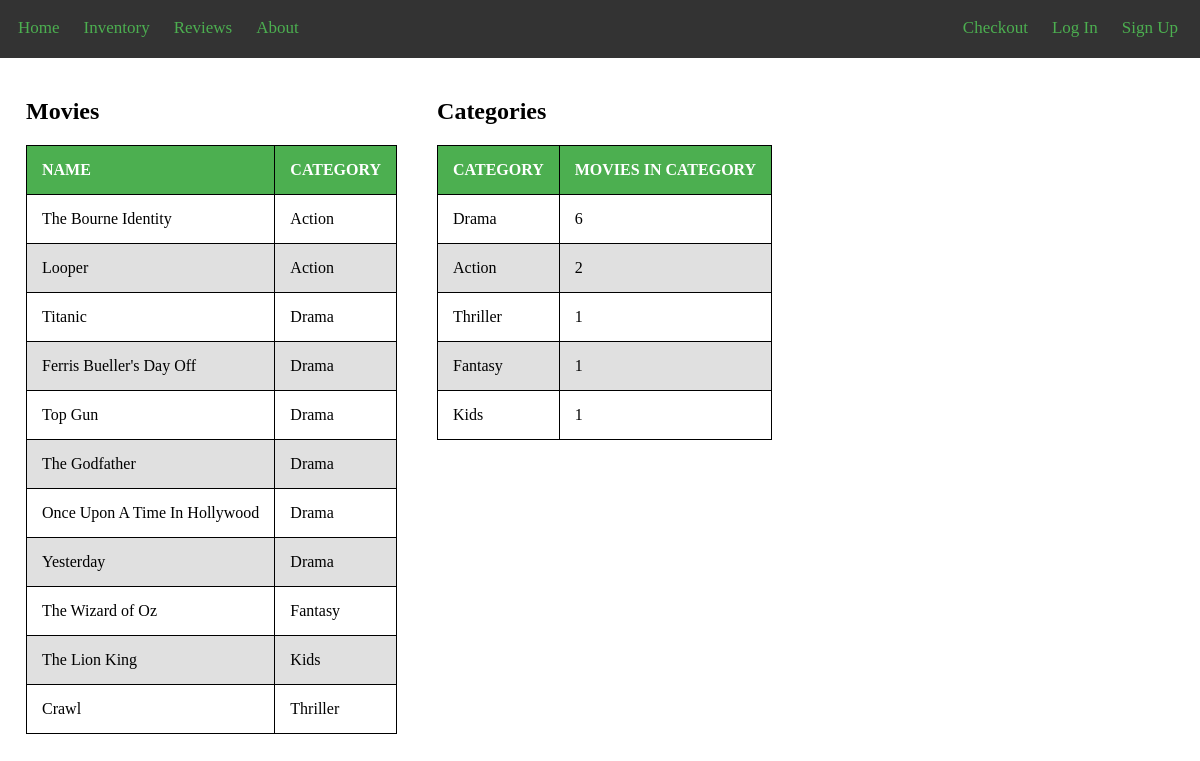
The page / on the database its author committed.
### tables this page shows
CREATE TABLE `Movie` (
  `MOVIE_ID` int(4) NOT NULL,
  `NAME` varchar(30) NOT NULL,
  `DESCRIPTION` varchar(250) NOT NULL,
  `YEAR` int(4) NOT NULL,
  `RATING` int(1) NOT NULL,
  `CATEGORY` varchar(10) NOT NULL
);

CREATE TABLE `Categories` (
  `CATEGORY` varchar(10) NOT NULL,
  `MOVIES_IN_CAT` int(2) NOT NULL
);

### index.php (the view, shortened to what this page needs)
<!DOCTYPE html>
<html>
	<head>
		<link rel="stylesheet" href="main.css">
		<body>
			<?php
				include 'header.php';
			?>
			<div class="container-main">
			<?php
				$conn = mysqli_connect(DB_HOST, DB_USER, DB_PASSWORD, DB_NAME);
			$query = "SELECT Movie.NAME, Movie.CATEGORY FROM Movie ORDER BY CATEGORY ";
				$result = mysqli_query($conn, $query);
				if(mysqli_num_rows($result) > 0){
					  echo "<h2>Movies</h2>";
				echo "<div style='overflow-x:auto';>";
				echo "<table class='table' id='t01' border='1'>";
			        echo "<thead>";
						echo "<tr>";
						echo "<th>NAME</th>";
						echo "<th>CATEGORY</th>";
						echo "</tr>";
			        echo "</thead>";
			        echo "<tbody>";
			        while($row = mysqli_fetch_array($result)){
				   		echo "<tr>";
						echo "<td>" . $row['NAME'] . "</td>";
						echo "<td>" . $row['CATEGORY'] . "</td>";
						echo "</tr>";
			        }
			        echo "</tbody>";
				echo "</table>";
				echo "</div>";
			    } else{
					echo "<p class='lead'><em>No records were found.</em></p>";
			    }
			?>
		</div>
			<div class="container-main">
			<?php
				$conn = mysqli_connect(DB_HOST, DB_USER, DB_PASSWORD, DB_NAME);
			$query = "SELECT * FROM Categories ";
				$result = mysqli_query($conn, $query);
				if(mysqli_num_rows($result) > 0){
					  echo "<h2>Categories</h2>";
				echo "<div style='overflow-x:auto';>";
				echo "<table class='table' id='t01' border='1'>";
			        echo "<thead>";
						echo "<tr>";
						echo "<th>CATEGORY</th>";
						echo "<th>MOVIES IN CATEGORY</th>";
						echo "</tr>";
			        echo "</thead>";
			        echo "<tbody>";
			        while($row = mysqli_fetch_array($result)){
				   		echo "<tr>";
						echo "<td>" . $row['CATEGORY'] . "</td>";
						echo "<td>" . $row['MOVIES_IN_CAT'] . "</td>";
						echo "</tr>";
			        }
			        echo "</tbody>";
				echo "</table>";
				echo "</div>";
			    } else{
					echo "<p class='lead'><em>No records were found.</em></p>";
			    }
			?>
		</div>
		</body>
	</head>
</html>

### main.css (style rules this page uses)
.container-main { display: inline-grid; padding: 10px 18px; }
table { border-collapse: collapse; }
table, th, td { border: 1px solid black; }
th, td { padding: 15px; text-align: left; }
tr:nth-child(even) { background-color: #e0e0e0; }
th { background-color: #4CAF50; color:white; }

### rows shown on the page
movie: NAME "The Bourne Identity", CATEGORY "Action"
movie: NAME "Looper", CATEGORY "Action"
movie: NAME "Titanic", CATEGORY "Drama"
movie: NAME "Ferris Bueller's Day Off", CATEGORY "Drama"
movie: NAME "Top Gun", CATEGORY "Drama"
movie: NAME "The Godfather", CATEGORY "Drama"
movie: NAME "Once Upon A Time In Hollywood", CATEGORY "Drama"
movie: NAME "Yesterday", CATEGORY "Drama"
movie: NAME "The Wizard of Oz", CATEGORY "Fantasy"
movie: NAME "The Lion King", CATEGORY "Kids"
movie: NAME "Crawl", CATEGORY "Thriller"
categories: CATEGORY "Drama", MOVIES_IN_CAT "6"
categories: CATEGORY "Action", MOVIES_IN_CAT "2"
categories: CATEGORY "Thriller", MOVIES_IN_CAT "1"
categories: CATEGORY "Fantasy", MOVIES_IN_CAT "1"
categories: CATEGORY "Kids", MOVIES_IN_CAT "1"
